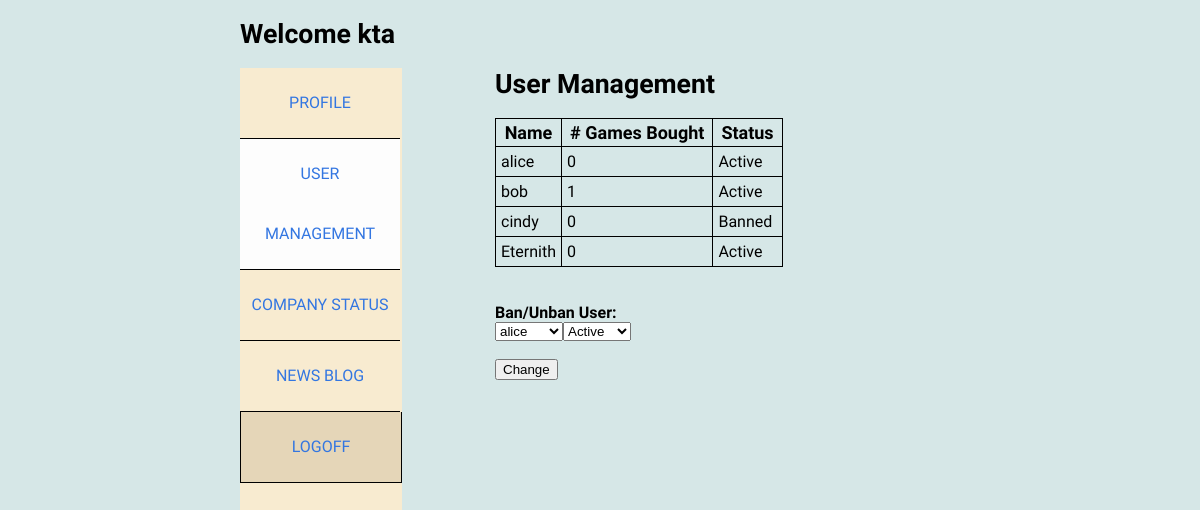
Screenshot of /CloudMistWeb/admin-frontend/admin_user.php (signed in) with the database file from the repository.
### tables this page shows
CREATE TABLE gamer (	g_user VARCHAR(20) NOT NULL, 
						password VARCHAR(20) NOT NULL, 
						status VARCHAR(10) NOT NULL, 
						a_user VARCHAR(20),
						FOREIGN KEY (a_user) REFERENCES admins (a_user),
						PRIMARY KEY (g_user)
					);

### CloudMistWeb/admin-frontend/admin_user.php (the view, shortened to what this page needs)
<?php
    function getList(){
        require '../backend/connect.php';
        $gamer_list_q = "SELECT g_user, status "
                . "FROM gamer ";
        $gamers = mysqli_query($conn, $gamer_list_q);
        $num_games_q = "SELECT g_user, COUNT(*) "
                . "FROM game_list "
                . "GROUP BY g_user";
        $num_games = mysqli_query($conn, $num_games_q);
        if($gamers -> num_rows > 0) {
            echo '<table class="admin-table"><tr>'
                    . '<th>Name</th>'
                    . '<th># Games Bought</th>'
                    . '<th>Status</th>'
                . '</tr>';
            while($row = $gamers -> fetch_assoc()) {
                $num = 0;
                while ($row2 = $num_games -> fetch_assoc()) {
                    if ($row2["g_user"] == $row["g_user"]) {
                        $num = $row2["COUNT(*)"];
                        break;
                    }
                }
                mysqli_data_seek($num_games, 0);
                echo "<tr><td>".$row["g_user"]."</td>"
                       . "<td>".$num."</td>"
                       . "<td>".$row["status"]."</td>";
            }
            echo "</table><br><br>";
            echo "<h3>Ban/Unban User: </h3>"
            . "<form method='post' action='admin_user.php'>"
            . "<select class='form-field' name='g_user'>";
            mysqli_data_seek($gamers, 0);
            while ($row = $gamers -> fetch_assoc()) {
                printf("<option value=%s> %s </option>", $row['g_user'], $row['g_user']);
            }
            echo "</select>";
            echo "<select class='form-field' name='status'>"
            . "<option value='Active'>Active</option>"
            . "<option value='Banned'>Banned</option>"
            . "</select><br><br>"
            . "<input class='form-field' type='submit' value='Change'>"
            . "</form>";
        }
        else {
            echo "There are no gamers registered!";
        }
    }
?>
<!DOCTYPE html>
<html>
<head>
    <link rel="stylesheet" href="../css/stylesheet.css">
        <link rel="stylesheet" href="../css/adminstyle.css">
</head>
<body>
    <header>
        <h1>Welcome <?php printf($_SESSION['a_user']); ?></h1>
    </header>
    <div class="container">
        <div id="sidebar">
            <ul id="sideButton">
                <a href="admin_profile.php"><li>PROFILE</li></a>
                <a href="admin_user.php"><li id="current">USER MANAGEMENT</li></a>
                <a href="admin_company.php"><li>COMPANY STATUS</li></a>
                <a href="admin_blog.php"><li>NEWS BLOG</li></a>
                <a href="admin_login.php" onclick="logoffjs()"><li id="logoff">LOGOFF</li></a>
            </ul>
        </div>
        <div id="content">
            <h1>User Management</h1>
            <?php getList();
            ?>
        </div>
    </div>
</body>
</html>

### CloudMistWeb/css/stylesheet.css (style rules this page uses)
* { border-collapse:collapse; }
h1 { font-size: 20pt; font-family: 'PT Sans', sans-serif; color:#000; }
h3 { font-size: 12pt; font-family: 'PT Sans', sans-serif; color:#000; margin: 0; }
body { background-color:#fff; margin: auto; width: 60%; }
a { font-size:12pt; color:#3376E1; text-decoration:none; }
#content { margin-left:200px; }
#sidebar { position:absolute; top:0; bottom:0; left:0; width:auto; height:800px; background-color:#D4D4D4; background-size:fill; }
#sidebar ul { padding: 0; margin: 0; }
#sideButton li { list-style-type: none; padding: 5px; margin: 0; font-family: 'PT Sans', sans-serif; border-bottom: 1px solid black; }
#sideButton li { list-style: none; text-align: center; width: 150px; line-height: 60px; }
.container { position: relative; padding: 0 0 0 55px; }

### CloudMistWeb/css/adminstyle.css (style rules this page uses)
body { background: #d6e7e7; }
#sidebar { background: #f8ebd0 ; }
.admin-table table, tr, th, td { border: 1px solid black; }
th { font-family: 'PT Sans', sans-serif; font-size: 18px; padding: 3px 8px; }
tr { padding: 20px 0; }
td { font-family: 'PT Sans', sans-serif; padding: 5px; }
#current { background: #fdfdfd; }
#logoff { background: #e5d6b8; border-left: 1px solid black; border-right: 1px solid black; }

### rows the page displays
gamer: g_user "alice", num "0", status "Active"
gamer: g_user "bob", num "1", status "Active"
gamer: g_user "cindy", num "0", status "Banned"
gamer: g_user "Eternith", num "0", status "Active"

### other values shown
form field g_user "alice"
